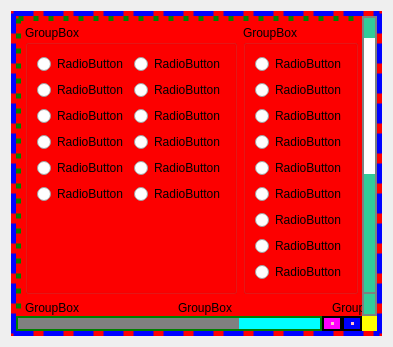
<?xml version="1.0" encoding="UTF-8"?>
<ui version="4.0">
 <class>Form</class>
 <widget class="QWidget" name="Form">
  <property name="geometry">
   <rect>
    <x>0</x>
    <y>0</y>
    <width>393</width>
    <height>347</height>
   </rect>
  </property>
  <property name="windowTitle">
   <string>Form</string>
  </property>
  <property name="styleSheet">
   <string notr="true">QScrollArea { background:red; 
 border: 5px dashed blue; }
QScrollArea .QWidget { background:transparent; 
  border: 5px dotted green;}
QScrollArea::corner { background:yellow; }


   QScrollBar:horizontal {
             border: 2px solid green;
             background: cyan;
             height: 15px;
             margin: 0px 40px 0 0px;
         }

       QScrollBar::handle:horizontal {
             background: gray;
             min-width: 20px;
         }

         QScrollBar::add-line:horizontal {
             background: blue;
             width: 16px;
             subcontrol-position: right;
             subcontrol-origin: margin;
             border: 2px solid black;
         }

         QScrollBar::sub-line:horizontal {
             background: magenta;
             width: 16px;
             subcontrol-position: top right;
             subcontrol-origin: margin;
             border: 2px solid black;
             position: absolute;
             right: 20px;
         }

         QScrollBar:left-arrow:horizontal, QScrollBar::right-arrow:horizontal {
             width: 3px;
             height: 3px;
             background: pink;
         }

         QScrollBar::add-page:horizontal, QScrollBar::sub-page:horizontal {
             background: none;
         }



  QScrollBar:vertical {
             border: 2px solid grey;
             background: #32CC99;
             width: 15px;
             margin: 20px 0px 20px 0px;
         }
 QScrollBar::handle:vertical {
             background: white;
             min-height: 20px;
         }
         QScrollBar::add-line:vertical {
             border: 2px solid grey;
             background: #32CC99;
             height: 20px;
             subcontrol-position: bottom;
             subcontrol-origin: margin;
         }

         QScrollBar::sub-line:vertical {
             border: 2px solid grey;
             background: #32CC99;
             height: 20px;
             subcontrol-position: top;
             subcontrol-origin: margin;
         }

    QScrollBar:left-arrow:vertical, QScrollBar::right-arrow:vertical {
             border: 2px solid grey;
             width: 3px;
             height: 3px;
             background: white;
         }

         QScrollBar::add-page:vertical, QScrollBar::sub-page:vertical {
             background: none;
         }



</string>
  </property>
  <layout class="QVBoxLayout" name="verticalLayout_8">
   <item>
    <widget class="QScrollArea" name="scrollArea">
     <property name="widgetResizable">
      <bool>true</bool>
     </property>
     <widget class="QWidget" name="scrollAreaWidgetContents">
      <property name="geometry">
       <rect>
        <x>0</x>
        <y>0</y>
        <width>520</width>
        <height>532</height>
       </rect>
      </property>
      <layout class="QGridLayout" name="gridLayout_3">
       <item row="0" column="0">
        <widget class="QGroupBox" name="groupBox_4">
         <property name="title">
          <string>GroupBox</string>
         </property>
         <layout class="QGridLayout" name="gridLayout_4">
          <item row="0" column="0">
           <widget class="QRadioButton" name="radioButton_56">
            <property name="text">
             <string>RadioButton</string>
            </property>
           </widget>
          </item>
          <item row="0" column="1">
           <widget class="QRadioButton" name="radioButton_83">
            <property name="text">
             <string>RadioButton</string>
            </property>
           </widget>
          </item>
          <item row="1" column="0">
           <widget class="QRadioButton" name="radioButton_82">
            <property name="text">
             <string>RadioButton</string>
            </property>
           </widget>
          </item>
          <item row="1" column="1">
           <widget class="QRadioButton" name="radioButton_84">
            <property name="text">
             <string>RadioButton</string>
            </property>
           </widget>
          </item>
          <item row="2" column="0">
           <widget class="QRadioButton" name="radioButton_57">
            <property name="text">
             <string>RadioButton</string>
            </property>
           </widget>
          </item>
          <item row="2" column="1">
           <widget class="QRadioButton" name="radioButton_62">
            <property name="text">
             <string>RadioButton</string>
            </property>
           </widget>
          </item>
          <item row="3" column="0">
           <widget class="QRadioButton" name="radioButton_59">
            <property name="text">
             <string>RadioButton</string>
            </property>
           </widget>
          </item>
          <item row="3" column="1">
           <widget class="QRadioButton" name="radioButton_55">
            <property name="text">
             <string>RadioButton</string>
            </property>
           </widget>
          </item>
          <item row="4" column="0">
           <widget class="QRadioButton" name="radioButton_60">
            <property name="text">
             <string>RadioButton</string>
            </property>
           </widget>
          </item>
          <item row="4" column="1">
           <widget class="QRadioButton" name="radioButton_61">
            <property name="text">
             <string>RadioButton</string>
            </property>
           </widget>
          </item>
          <item row="5" column="0">
           <widget class="QRadioButton" name="radioButton_58">
            <property name="text">
             <string>RadioButton</string>
            </property>
           </widget>
          </item>
          <item row="5" column="1">
           <widget class="QRadioButton" name="radioButton_63">
            <property name="text">
             <string>RadioButton</string>
            </property>
           </widget>
          </item>
          <item row="6" column="0">
           <spacer name="verticalSpacer">
            <property name="orientation">
             <enum>Qt::Vertical</enum>
            </property>
            <property name="sizeHint" stdset="0">
             <size>
              <width>20</width>
              <height>81</height>
             </size>
            </property>
           </spacer>
          </item>
         </layout>
        </widget>
       </item>
       <item row="0" column="1">
        <widget class="QGroupBox" name="groupBox_5">
         <property name="title">
          <string>GroupBox</string>
         </property>
         <layout class="QVBoxLayout" name="verticalLayout_7">
          <item>
           <widget class="QRadioButton" name="radioButton_64">
            <property name="text">
             <string>RadioButton</string>
            </property>
           </widget>
          </item>
          <item>
           <widget class="QRadioButton" name="radioButton_65">
            <property name="text">
             <string>RadioButton</string>
            </property>
           </widget>
          </item>
          <item>
           <widget class="QRadioButton" name="radioButton_66">
            <property name="text">
             <string>RadioButton</string>
            </property>
           </widget>
          </item>
          <item>
           <widget class="QRadioButton" name="radioButton_67">
            <property name="text">
             <string>RadioButton</string>
            </property>
           </widget>
          </item>
          <item>
           <widget class="QRadioButton" name="radioButton_68">
            <property name="text">
             <string>RadioButton</string>
            </property>
           </widget>
          </item>
          <item>
           <widget class="QRadioButton" name="radioButton_69">
            <property name="text">
             <string>RadioButton</string>
            </property>
           </widget>
          </item>
          <item>
           <widget class="QRadioButton" name="radioButton_70">
            <property name="text">
             <string>RadioButton</string>
            </property>
           </widget>
          </item>
          <item>
           <widget class="QRadioButton" name="radioButton_71">
            <property name="text">
             <string>RadioButton</string>
            </property>
           </widget>
          </item>
          <item>
           <widget class="QRadioButton" name="radioButton_72">
            <property name="text">
             <string>RadioButton</string>
            </property>
           </widget>
          </item>
         </layout>
        </widget>
       </item>
       <item row="0" column="2">
        <widget class="QGroupBox" name="groupBox_6">
         <property name="title">
          <string>GroupBox</string>
         </property>
         <layout class="QVBoxLayout" name="verticalLayout_3">
          <item>
           <widget class="QRadioButton" name="radioButton_73">
            <property name="text">
             <string>RadioButton</string>
            </property>
           </widget>
          </item>
          <item>
           <widget class="QRadioButton" name="radioButton_74">
            <property name="text">
             <string>RadioButton</string>
            </property>
           </widget>
          </item>
          <item>
           <widget class="QRadioButton" name="radioButton_75">
            <property name="text">
             <string>RadioButton</string>
            </property>
           </widget>
          </item>
          <item>
           <widget class="QRadioButton" name="radioButton_76">
            <property name="text">
             <string>RadioButton</string>
            </property>
           </widget>
          </item>
          <item>
           <widget class="QRadioButton" name="radioButton_77">
            <property name="text">
             <string>RadioButton</string>
            </property>
           </widget>
          </item>
          <item>
           <widget class="QRadioButton" name="radioButton_78">
            <property name="text">
             <string>RadioButton</string>
            </property>
           </widget>
          </item>
          <item>
           <widget class="QRadioButton" name="radioButton_79">
            <property name="text">
             <string>RadioButton</string>
            </property>
           </widget>
          </item>
          <item>
           <widget class="QRadioButton" name="radioButton_80">
            <property name="text">
             <string>RadioButton</string>
            </property>
           </widget>
          </item>
          <item>
           <widget class="QRadioButton" name="radioButton_81">
            <property name="text">
             <string>RadioButton</string>
            </property>
           </widget>
          </item>
         </layout>
        </widget>
       </item>
       <item row="1" column="0" colspan="3">
        <layout class="QGridLayout" name="gridLayout_2">
         <item row="0" column="0">
          <widget class="QGroupBox" name="groupBox">
           <property name="title">
            <string>GroupBox</string>
           </property>
           <layout class="QVBoxLayout" name="verticalLayout_2">
            <item>
             <widget class="QRadioButton" name="radioButton_9">
              <property name="text">
               <string>RadioButton</string>
              </property>
             </widget>
            </item>
            <item>
             <widget class="QRadioButton" name="radioButton_6">
              <property name="text">
               <string>RadioButton</string>
              </property>
             </widget>
            </item>
            <item>
             <widget class="QRadioButton" name="radioButton">
              <property name="text">
               <string>RadioButton</string>
              </property>
             </widget>
            </item>
            <item>
             <widget class="QRadioButton" name="radioButton_7">
              <property name="text">
               <string>RadioButton</string>
              </property>
             </widget>
            </item>
            <item>
             <widget class="QRadioButton" name="radioButton_3">
              <property name="text">
               <string>RadioButton</string>
              </property>
             </widget>
            </item>
            <item>
             <widget class="QRadioButton" name="radioButton_5">
              <property name="text">
               <string>RadioButton</string>
              </property>
             </widget>
            </item>
            <item>
             <widget class="QRadioButton" name="radioButton_4">
              <property name="text">
               <string>RadioButton</string>
              </property>
             </widget>
            </item>
            <item>
             <widget class="QRadioButton" name="radioButton_8">
              <property name="text">
               <string>RadioButton</string>
              </property>
             </widget>
            </item>
            <item>
             <widget class="QRadioButton" name="radioButton_2">
              <property name="text">
               <string>RadioButton</string>
              </property>
             </widget>
            </item>
           </layout>
          </widget>
         </item>
         <item row="0" column="1">
          <widget class="QGroupBox" name="groupBox_2">
           <property name="title">
            <string>GroupBox</string>
           </property>
           <layout class="QVBoxLayout" name="verticalLayout">
            <item>
             <widget class="QRadioButton" name="radioButton_10">
              <property name="text">
               <string>RadioButton</string>
              </property>
             </widget>
            </item>
            <item>
             <widget class="QRadioButton" name="radioButton_11">
              <property name="text">
               <string>RadioButton</string>
              </property>
             </widget>
            </item>
            <item>
             <widget class="QRadioButton" name="radioButton_12">
              <property name="text">
               <string>RadioButton</string>
              </property>
             </widget>
            </item>
            <item>
             <widget class="QRadioButton" name="radioButton_13">
              <property name="text">
               <string>RadioButton</string>
              </property>
             </widget>
            </item>
            <item>
             <widget class="QRadioButton" name="radioButton_14">
              <property name="text">
               <string>RadioButton</string>
              </property>
             </widget>
            </item>
            <item>
             <widget class="QRadioButton" name="radioButton_15">
              <property name="text">
               <string>RadioButton</string>
              </property>
             </widget>
            </item>
            <item>
             <widget class="QRadioButton" name="radioButton_16">
              <property name="text">
               <string>RadioButton</string>
              </property>
             </widget>
            </item>
            <item>
             <widget class="QRadioButton" name="radioButton_17">
              <property name="text">
               <string>RadioButton</string>
              </property>
             </widget>
            </item>
            <item>
             <widget class="QRadioButton" name="radioButton_18">
              <property name="text">
               <string>RadioButton</string>
              </property>
             </widget>
            </item>
           </layout>
          </widget>
         </item>
         <item row="0" column="2">
          <widget class="QGroupBox" name="groupBox_3">
           <property name="title">
            <string>GroupBox</string>
           </property>
           <layout class="QGridLayout" name="gridLayout">
            <item row="0" column="0">
             <widget class="QRadioButton" name="radioButton_19">
              <property name="text">
               <string>RadioButton</string>
              </property>
             </widget>
            </item>
            <item row="1" column="0">
             <widget class="QRadioButton" name="radioButton_20">
              <property name="text">
               <string>RadioButton</string>
              </property>
             </widget>
            </item>
            <item row="2" column="0">
             <widget class="QRadioButton" name="radioButton_21">
              <property name="text">
               <string>RadioButton</string>
              </property>
             </widget>
            </item>
            <item row="3" column="0">
             <widget class="QRadioButton" name="radioButton_22">
              <property name="text">
               <string>RadioButton</string>
              </property>
             </widget>
            </item>
            <item row="4" column="0">
             <widget class="QRadioButton" name="radioButton_23">
              <property name="text">
               <string>RadioButton</string>
              </property>
             </widget>
            </item>
            <item row="5" column="0">
             <widget class="QRadioButton" name="radioButton_24">
              <property name="text">
               <string>RadioButton</string>
              </property>
             </widget>
            </item>
            <item row="6" column="0">
             <widget class="QRadioButton" name="radioButton_25">
              <property name="text">
               <string>RadioButton</string>
              </property>
             </widget>
            </item>
            <item row="7" column="0">
             <widget class="QRadioButton" name="radioButton_26">
              <property name="text">
               <string>RadioButton</string>
              </property>
             </widget>
            </item>
            <item row="8" column="0">
             <widget class="QRadioButton" name="radioButton_27">
              <property name="text">
               <string>RadioButton</string>
              </property>
             </widget>
            </item>
           </layout>
          </widget>
         </item>
        </layout>
       </item>
      </layout>
     </widget>
    </widget>
   </item>
  </layout>
 </widget>
 <resources/>
 <connections/>
</ui>
